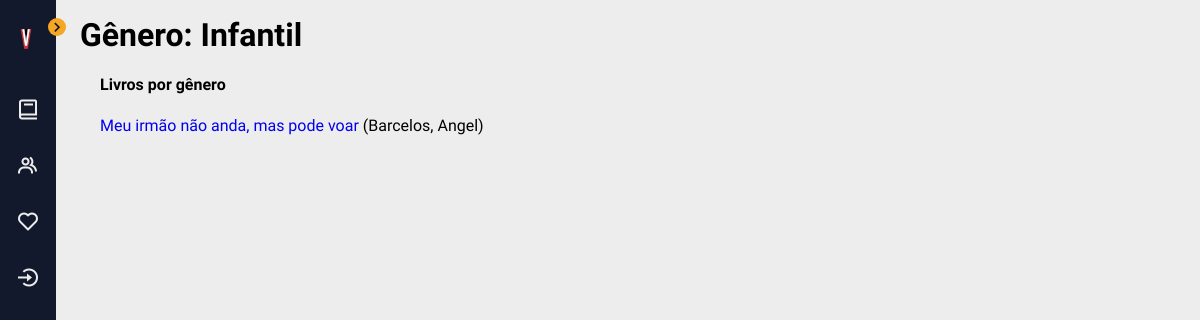
/catalogo/gênero/1, run on an earlier commit of the app's database.
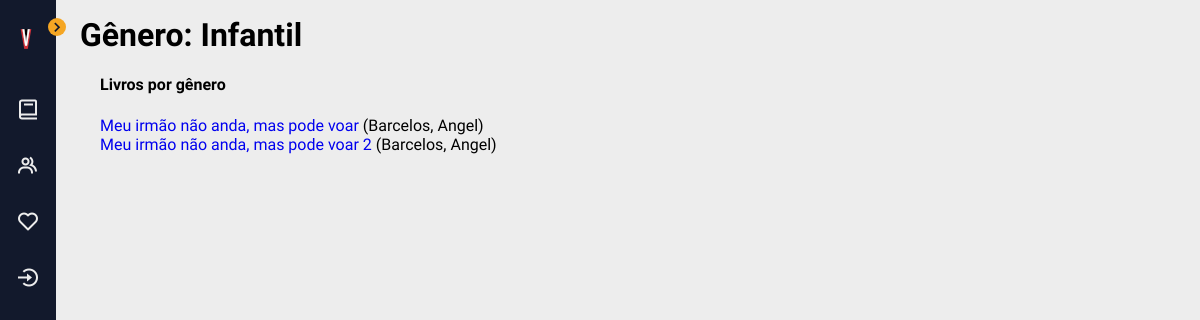
And on a later commit of the database.
### catalogo/models.py (models this page shows, shortened)
class Book(models.Model):
    título = models.CharField(max_length=200)
    autor = models.ForeignKey('Autor', on_delete=models.RESTRICT, null=True)
    resumo = models.TextField(
        max_length=1000, help_text="Insira uma breve descrição do livro.")
    gênero = models.ManyToManyField(
        Gênero, help_text="Selecione um gênero para este livro")
    idade = models.PositiveSmallIntegerField('Faixa etária', default=0)
    capa = models.TextField(max_length=1000, help_text="Insira um link para a imagem da capa do livro.", default="https://vectorportal.com/storage/book-vector(1).jpg")
    class Meta:
        ordering = ['título', 'autor']
    def display_gênero(self):
        """Creates a string for the Genre. This is required to display genre in Admin."""
        return ', '.join([gênero.name for gênero in self.gênero.all()[:3]])
    display_gênero.short_description = 'Gênero'
    def get_absolute_url(self):
        return reverse('book-detail', args=[str(self.id)])

class Autor(models.Model):
    nome = models.CharField(max_length=100)
    sobrenome = models.CharField(max_length=100)
    class Meta:
        ordering = ['sobrenome', 'nome']
    def __str__(self):
        return f'{self.sobrenome}, {self.nome}'

### catalogo/templates/catalogo/gênero_detail.html (shortened to what this page needs)
{% extends "base_generic.html" %}
{% block content %}
<h1>Gênero: {{ gênero.name }}</h1>
<div style="margin-left:20px;margin-top:20px">
<h4>Livros por gênero</h4>
<ul>
  {% for copy in gênero.book_set.all %}
  <li>
    <a href="{{ copy.get_absolute_url }}">{{ copy.título }}</a> ({{copy.autor}})
  </li>
  {% empty %}
  <li>Não existem livros deste gênero.</li>
  {% endfor %}
</ul>
{% endblock %}
{% block sidebar %}
  {{ block.super }}
{% endblock %}

What changed in the data, as far as the page shows it:
added Book: título "Meu irmão não anda, mas pode voar 2", autor "Barcelos, Angel"
